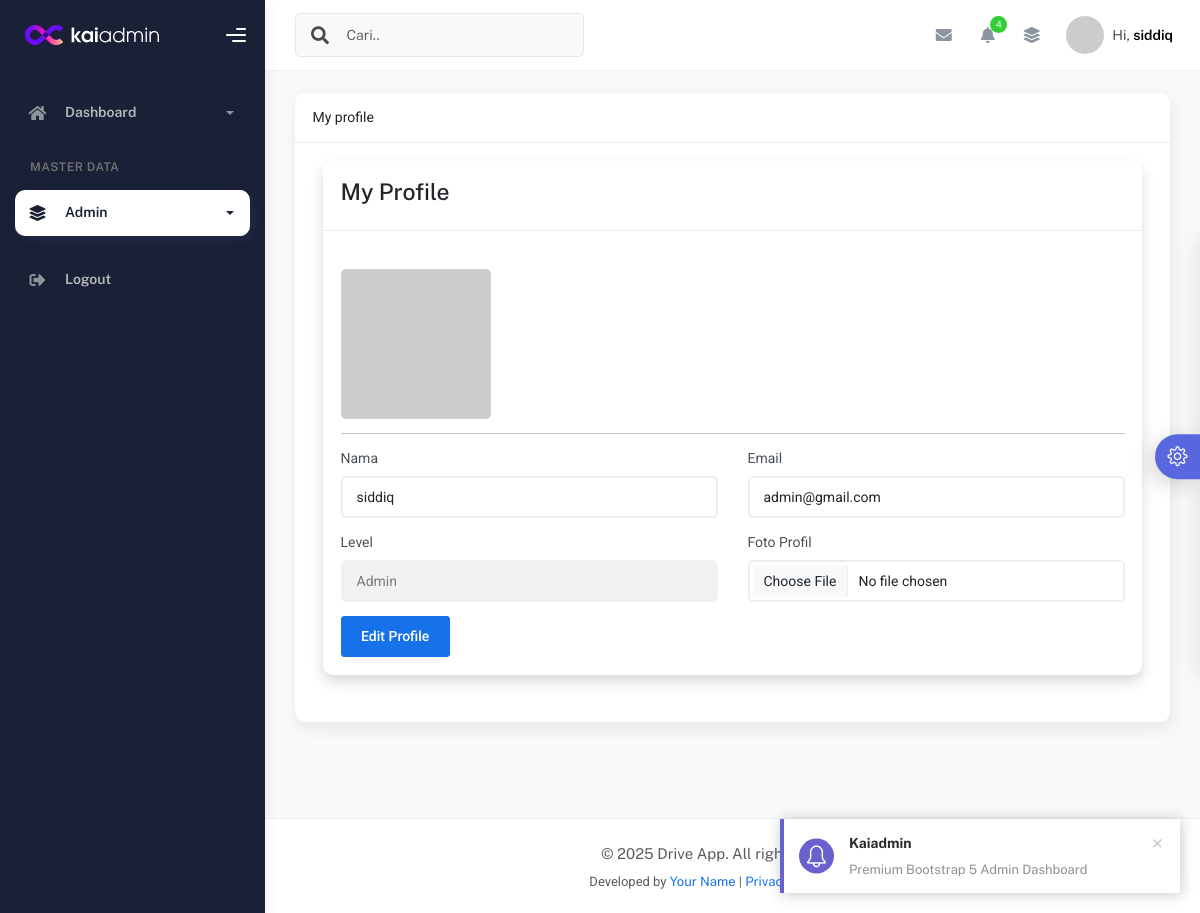
The page /menu.php?page=my-profile (signed in) on the database its author committed.
### tables this page shows
CREATE TABLE `user` (
  `id` int(11) NOT NULL,
  `id_level` int(11) NOT NULL,
  `username` varchar(50) NOT NULL,
  `email` varchar(50) NOT NULL,
  `password` varchar(50) NOT NULL,
  `profile_picture` varchar(50) NOT NULL,
  `created_at` timestamp NOT NULL DEFAULT current_timestamp(),
  `updated_at` timestamp NOT NULL DEFAULT current_timestamp() ON UPDATE current_timestamp(),
  `deleted_at` tinyint(1) NOT NULL DEFAULT 0
);

CREATE TABLE `level` (
  `id` int(11) NOT NULL,
  `level_name` varchar(50) NOT NULL,
  `created_at` timestamp NOT NULL DEFAULT current_timestamp(),
  `updated_at` timestamp NOT NULL DEFAULT current_timestamp() ON UPDATE current_timestamp(),
  `deleted_at` tinyint(1) NOT NULL DEFAULT 0
);

### admin/content/my-profile.php (the view, shortened to what this page needs)
<?php
require_once 'admin/controller/koneksi.php';
$idEdit = $_SESSION['id'];
$queryEdit = mysqli_query($config, "SELECT * FROM user WHERE id='$idEdit'");
$rowEdit = mysqli_fetch_assoc($queryEdit);
$queryLevel = mysqli_query($config, "SELECT * FROM level");
?>
<div class="card shadow">
    <div class="card-header">
        <h3>My Profile</h3>
    </div>
    <div class="card-body">
        <img width="150px"
            src="<?= !empty($rowEdit['profile_picture']) && file_exists('admin/img/profile_picture/' . $rowEdit['profile_picture']) ? 'img/profile_picture/' . $rowEdit['profile_picture'] : 'https://placehold.co/100' ?>"
            alt="" class="mt-4 rounded">
        <hr>
        <form action="" method="post" enctype="multipart/form-data">
            <div class="row">
                <div class="col-sm-6 mb-3">
                    <label for="name" class="form-label">Nama</label>
                    <input type="text" class="form-control" id="name" name="username" placeholder="Masukkan nama"
                        value="<?= isset($rowEdit['username']) ? $rowEdit['username'] : '' ?>" required>
                </div>
                <div class="col-sm-6 mb-3">
                    <label for="email" class="form-label">Email</label>
                    <input type="email" class="form-control" id="email" name="email" placeholder="Masukkan email"
                        value="<?= isset($rowEdit['email']) ? $rowEdit['email'] : '' ?>" required>
                </div>
                <div class="col-sm-6 mb-3">
                    <label for="level" class="form-label">Level</label>
                    <select class="form-control" name="id_level" id="" disabled="true">
                        <?php while ($rowLevel = mysqli_fetch_assoc($queryLevel)) : ?>
                            <option value="<?= $rowLevel['id'] ?>"
                                <?= isset($rowEdit['id_level']) && ($rowLevel['id'] == $rowEdit['id_level']) ? 'selected' : '' ?>>
                                <?= $rowLevel['level_name'] ?></option>
                        <?php endwhile ?>
                    </select>
                </div>
                <div class="col-sm-6 mb-3">
                    <label for="photoProfile" class="form-label">Foto Profil</label>
                    <input type="file" class="form-control" id="profile_picture" name="photo">
                </div>
            </div>
            <div class="">
                <button type="submit" class="btn btn-primary" name="edit">
                    Edit Profile
                </button>
            </div>
        </form>
    </div>
</div>

### admin/include/header.php (shortened to what this page needs)
 <?php
$idNav = $_SESSION['id'];
$queryNav = mysqli_query($config, "SELECT user.*, level.level_name FROM user LEFT JOIN level ON user.id_level = level.id WHERE user.id = '$idNav'");
$rowNav  = mysqli_fetch_array($queryNav);
?>
<nav
            class="navbar navbar-header navbar-header-transparent navbar-expand-lg border-bottom"
          >
            <div class="container-fluid">
              <nav
                class="navbar navbar-header-left navbar-expand-lg navbar-form nav-search p-0 d-none d-lg-flex"
              >
                <div class="input-group">
                  <div class="input-group-prepend">
                    <button type="submit"  class="btn btn-search pe-1">
                      <i class="fa fa-search search-icon"></i>
                    </button>
                  </div>
                  <input
                    type="text"
                    id='sidebarSearch'
                    placeholder="Cari.."
                    class="form-control"
                  />
                </div>
              </nav>
              <ul class="navbar-nav topbar-nav ms-md-auto align-items-center">
                <li class="nav-item topbar-icon dropdown hidden-caret">
                  <a
                    class="nav-link dropdown-toggle"
                    href="#"
                    id="messageDropdown"
                    role="button"
                    data-bs-toggle="dropdown"
                    aria-haspopup="true"
                    aria-expanded="false"
                  >
                    <i class="fa fa-envelope"></i>
                  </a>
                </li>
                <li class="nav-item topbar-icon dropdown hidden-caret">
                  <a
                    class="nav-link dropdown-toggle"
                    href="#"
                    id="notifDropdown"
                    role="button"
                    data-bs-toggle="dropdown"
                    aria-haspopup="true"
                    aria-expanded="false"
                  >
                    <i class="fa fa-bell"></i>
                    <span class="notification">4</span>
                  </a>
                </li>
                <li class="nav-item topbar-icon dropdown hidden-caret">
                  <a
                    class="nav-link"
                    data-bs-toggle="dropdown"
                    href="#"
                    aria-expanded="false"
                  >
                    <i class="fas fa-layer-group"></i>
                  </a>
                </li>
                <li class="nav-item topbar-user dropdown hidden-caret">
                  <a
                    class="dropdown-toggle profile-pic"
                    data-bs-toggle="dropdown"
                    href="#"
                    aria-expanded="false"
                  >
                    <div class="avatar-sm">
                      <img
                        src="<?= !empty($rowNav['profile_picture']) && file_exists('admin/img/profile_picture/' . $rowNav['profile_picture']) ? 'admin/img/profile_picture/' . $rowNav['profile_picture'] : 'https://placehold.co/100' ?> "
                        alt="..."
                        class="avatar-img rounded-circle"
                      />
                    </div>
                    <span class="profile-username">
                      <span class="op-7">Hi,</span>
                      <span class="fw-bold"><?= isset($rowNav['username']) ? $rowNav['username'] : '-- your name --' ?></span>
                    </span>
                  </a>
                </li>
              </ul>
            </div>
          </nav>

### rows shown on the page
user: username "siddiq", email "admin@gmail.com", id_level "Admin"

### other values the page prints
str_replace("-", " ",  ucfirst($_GET['page'])) "My profile"
